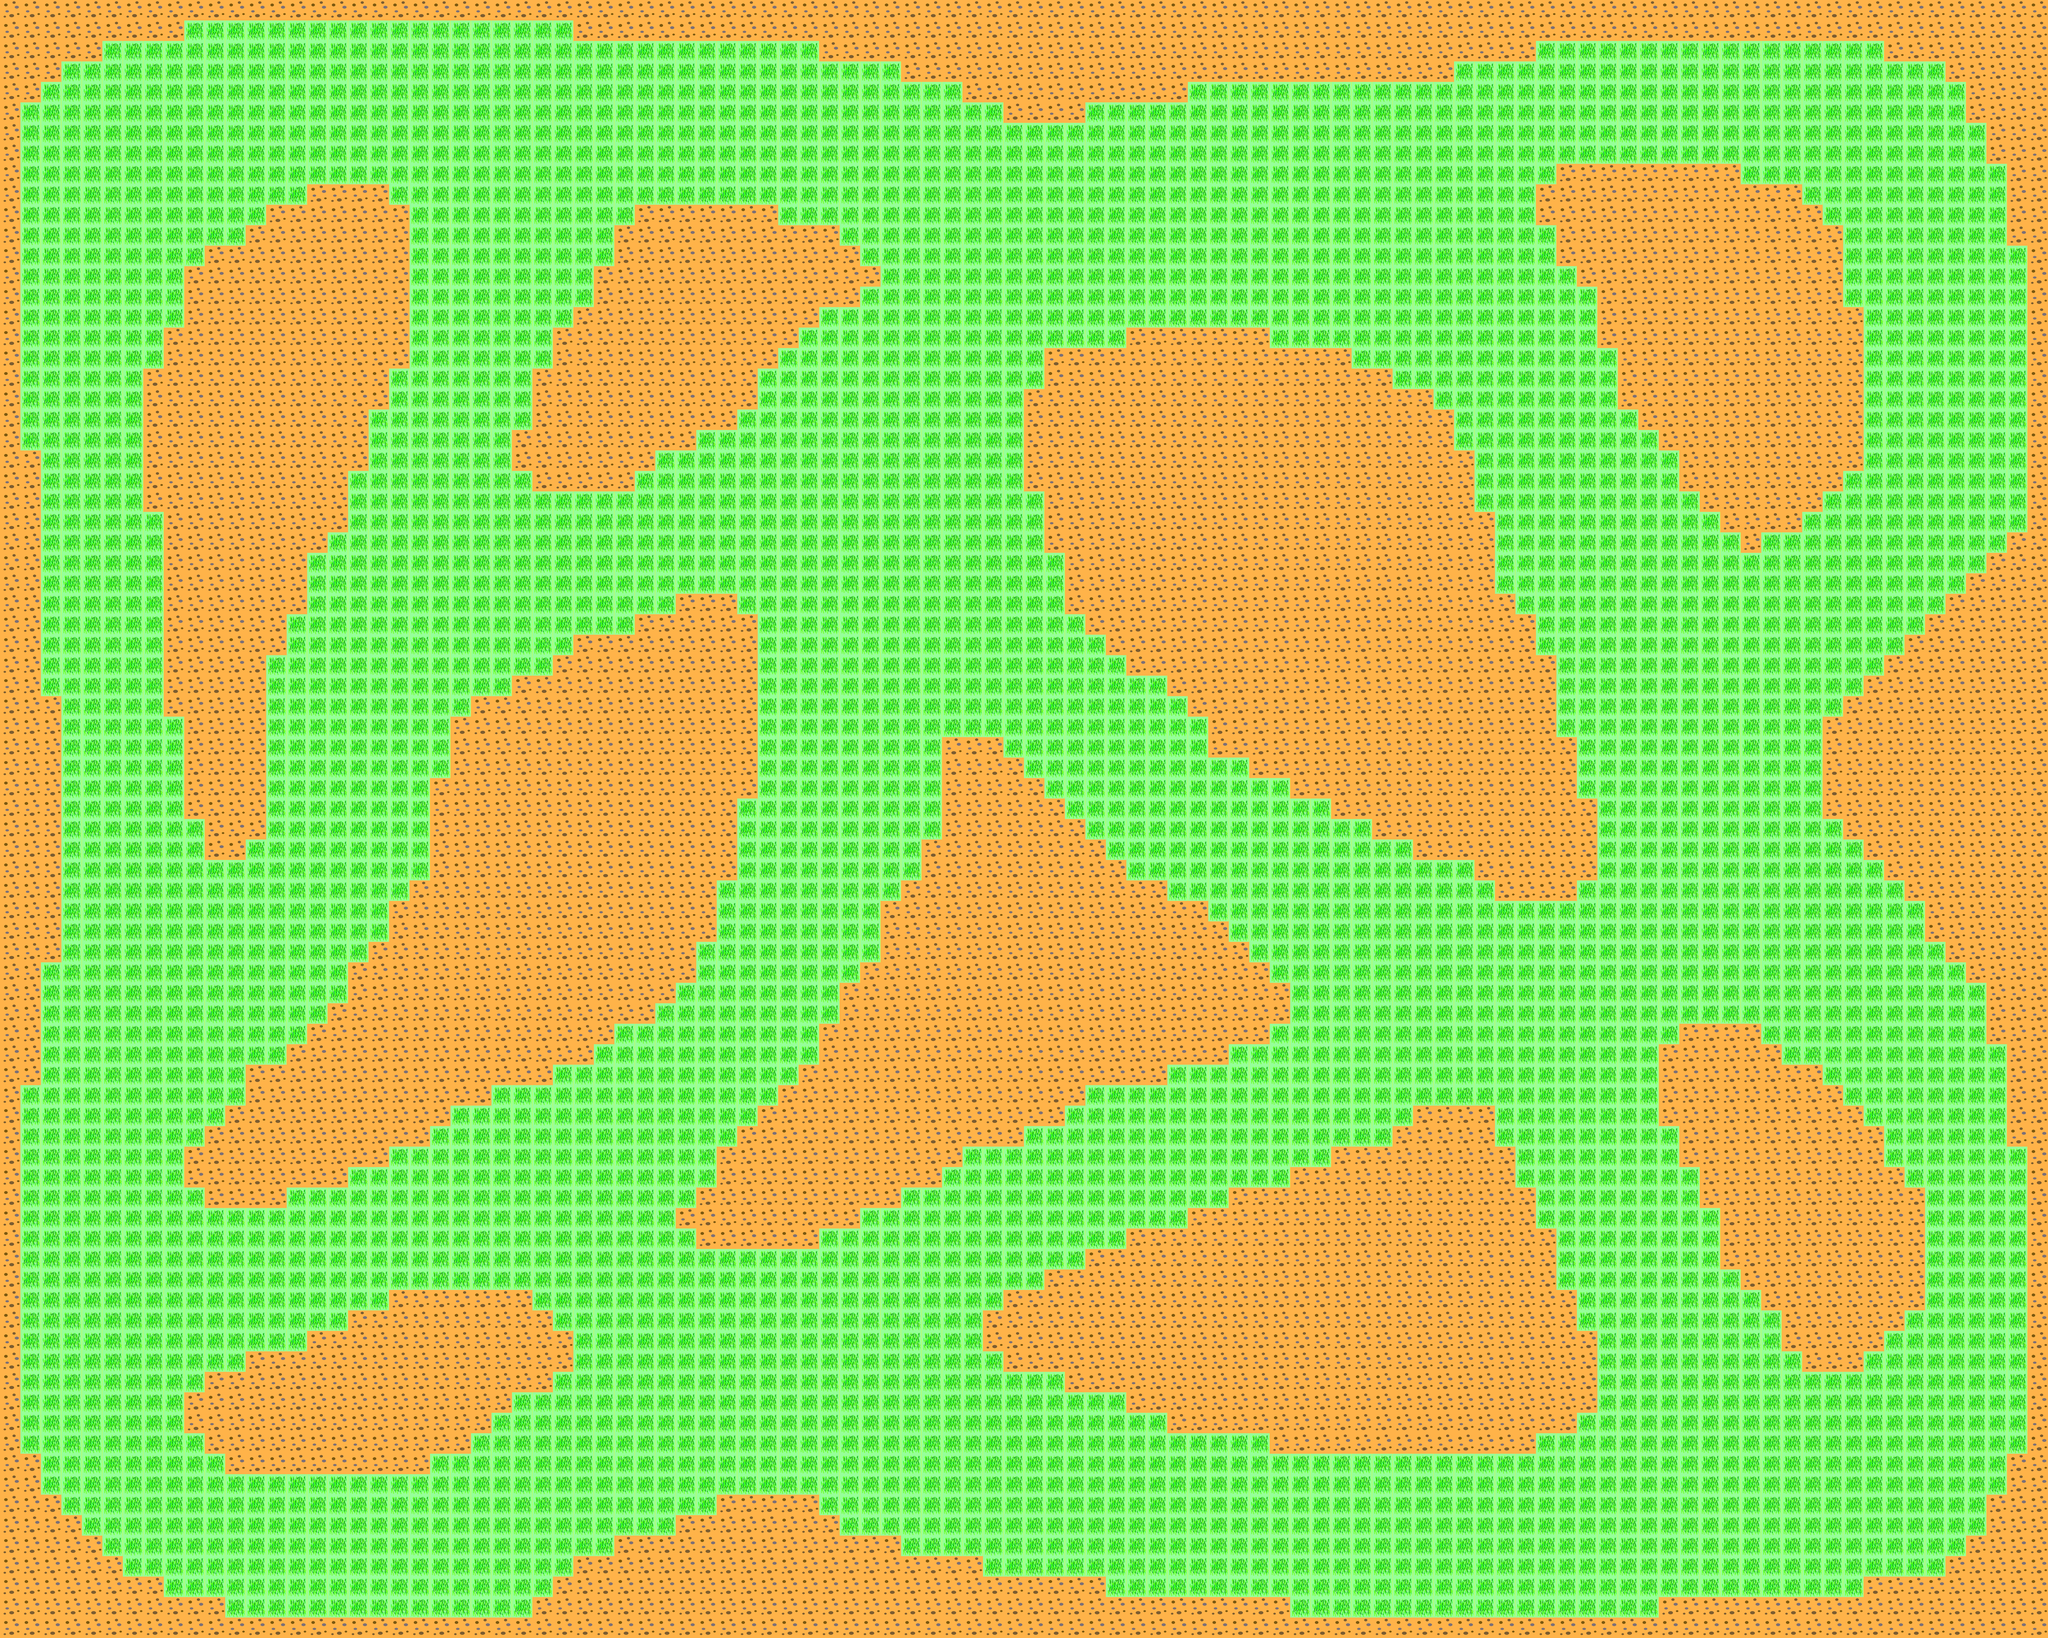

Below is a game level as drawn by its tile map, then a one-line description and the .tmx that defines it (tile-layer data replaced by summaries):
An orthogonal 100x80 tile map with 64x64 px tiles, 1 tile layer (Background) and 231 objects (88x Poly, 8x Box, 5x Checkpoint, 4x PlayerSolo, 3x 1, ...).

<map version="1.0" orientation="orthogonal" renderorder="right-down" width="100" height="80" tilewidth="64" tileheight="64" nextobjectid="405">
 <tileset firstgid="1" name="backgroundSpritesheet" tilewidth="64" tileheight="64" tilecount="4" columns="4">
  <image source="../Textures/BackgroundSprite.png" width="256" height="64" />
 </tileset>
 <layer name="Background" width="100" height="80">
  <data>[8000 cells, 8000 non-empty, 2 distinct tile ids]</data>
 </layer>
 <objectgroup color="#00ff00" name="Entities">
  <object id="245" name="PlayerSolo" x="384" y="512" width="64" height="64" />
  <object id="246" name="PlayerSolo" x="6080" y="1152" width="64" height="64" />
  <object id="247" name="PlayerSolo" x="5440" y="4608" width="64" height="64" />
  <object id="248" name="PlayerSolo" x="320" y="4032" width="64" height="64" />
  <object id="252" name="Checkpoint" x="5888" y="1024" width="384" height="448">
   <properties>
    <property name="ID" value="1" />
   </properties>
  </object>
  <object id="257" name="Checkpoint" x="5184" y="4480" width="576" height="384">
   <properties>
    <property name="ID" value="2" />
   </properties>
  </object>
  <object id="259" name="Checkpoint" x="832" y="4672" width="512" height="320">
   <properties>
    <property name="ID" value="3" />
   </properties>
  </object>
  <object id="260" name="Checkpoint" x="128" y="384" width="512" height="320">
   <properties>
    <property name="ID" value="4" />
   </properties>
  </object>
  <object id="262" name="Checkpoint" x="4416" y="2944" width="442" height="322" />
  <object id="266" name="Flag" x="3776" y="2560" width="64" height="64" />
 </objectgroup>
 <objectgroup color="#00aaff" name="Waypoints">
  <object id="269" name="0" type="1" x="353.333" y="512" width="64" height="64">
   <properties>
    <property name="data" type="int" value="0" />
    <property name="neighbour" value="[1]" />
    <property name="node" type="int" value="0" />
   </properties>
  </object>
  <object id="270" name="1" x="670" y="364" width="64" height="64">
   <properties>
    <property name="neighbour" value="[2]" />
    <property name="node" type="int" value="1" />
   </properties>
  </object>
  <object id="272" name="2" x="1019.52" y="310.424" width="64" height="64">
   <properties>
    <property name="neighbour" value="[3]" />
    <property name="node" type="int" value="2" />
   </properties>
  </object>
  <object id="273" name="3" x="1410.42" y="316.485" width="64" height="64">
   <properties>
    <property name="neighbour" value="[4,47]" />
    <property name="node" type="int" value="3" />
   </properties>
  </object>
  <object id="274" name="4" x="1604.36" y="580.121" width="64" height="64">
   <properties>
    <property name="neighbour" value="[5,47]" />
    <property name="node" type="int" value="4" />
   </properties>
  </object>
  <object id="276" name="5" x="1537.7" y="828.606" width="64" height="64">
   <properties>
    <property name="neighbour" value="[6]" />
    <property name="node" type="int" value="5" />
   </properties>
  </object>
  <object id="277" name="6" x="1471.03" y="1086.18" width="64" height="64">
   <properties>
    <property name="neighbour" value="[7]" />
    <property name="node" type="int" value="6" />
   </properties>
  </object>
  <object id="278" name="7" x="1398.3" y="1343.76" width="64" height="64">
   <properties>
    <property name="neighbour" value="[8,37]" />
    <property name="node" type="int" value="7" />
   </properties>
  </object>
  <object id="279" name="8" x="1228.61" y="1719.52" width="64" height="64">
   <properties>
    <property name="neighbour" value="[9,37,36]" />
    <property name="node" type="int" value="8" />
   </properties>
  </object>
  <object id="282" name="9" x="1122.55" y="2116.48" width="64" height="64">
   <properties>
    <property name="neighbour" value="[10,36]" />
    <property name="node" type="int" value="9" />
   </properties>
  </object>
  <object id="283" name="10" x="1089.21" y="2437.7" width="64" height="64">
   <properties>
    <property name="neighbour" value="[11]" />
    <property name="node" type="int" value="10" />
   </properties>
  </object>
  <object id="284" name="11" x="958.909" y="2755.88" width="64" height="64">
   <properties>
    <property name="neighbour" value="[12]" />
    <property name="node" type="int" value="11" />
   </properties>
  </object>
  <object id="285" name="12" x="674.061" y="2977.09" width="64" height="64">
   <properties>
    <property name="neighbour" value="[13, 20, 21]" />
    <property name="node" type="int" value="12" />
   </properties>
  </object>
  <object id="286" name="13" x="446.788" y="2822.55" width="64" height="64">
   <properties>
    <property name="neighbour" value="[14, 20]" />
    <property name="node" type="int" value="13" />
   </properties>
  </object>
  <object id="287" name="14" x="386.182" y="2510.42" width="64" height="64">
   <properties>
    <property name="neighbour" value="[15]" />
    <property name="node" type="int" value="14" />
   </properties>
  </object>
  <object id="288" name="15" x="322.545" y="2174.06" width="64" height="64">
   <properties>
    <property name="neighbour" value="[16]" />
    <property name="node" type="int" value="15" />
   </properties>
  </object>
  <object id="289" name="16" x="292.242" y="1858.91" width="64" height="64">
   <properties>
    <property name="neighbour" value="[17]" />
    <property name="node" type="int" value="16" />
   </properties>
  </object>
  <object id="290" name="17" x="251.515" y="1527.28" width="64" height="64">
   <properties>
    <property name="neighbour" value="[18]" />
    <property name="node" type="int" value="17" />
   </properties>
  </object>
  <object id="291" name="18" x="258.909" y="1152.85" width="64" height="64">
   <properties>
    <property name="neighbour" value="[19]" />
    <property name="node" type="int" value="18" />
   </properties>
  </object>
  <object id="296" name="19" x="274.061" y="792.242" width="64" height="64">
   <properties>
    <property name="neighbour" value="[0]" />
    <property name="node" type="int" value="19" />
   </properties>
  </object>
  <object id="297" name="20" x="349.818" y="3107.39" width="64" height="64">
   <properties>
    <property name="neighbour" value="[21,22]" />
    <property name="node" type="int" value="20" />
   </properties>
  </object>
  <object id="298" name="21" x="510.424" y="3319.52" width="64" height="64">
   <properties>
    <property name="neighbour" value="[22]" />
    <property name="node" type="int" value="21" />
   </properties>
  </object>
  <object id="299" name="22" x="289.212" y="3516.48" width="64" height="64">
   <properties>
    <property name="neighbour" value="[23]" />
    <property name="node" type="int" value="22" />
   </properties>
  </object>
  <object id="300" name="23" x="277.091" y="3819.52" width="64" height="64">
   <properties>
    <property name="neighbour" value="[24]" />
    <property name="node" type="int" value="23" />
   </properties>
  </object>
  <object id="308" name="24" x="577.091" y="3961.94" width="64" height="64">
   <properties>
    <property name="neighbour" value="[25]" />
    <property name="node" type="int" value="24" />
   </properties>
  </object>
  <object id="309" name="25" x="934.667" y="3889.21" width="64" height="64">
   <properties>
    <property name="neighbour" value="[26]" />
    <property name="node" type="int" value="25" />
   </properties>
  </object>
  <object id="310" name="26" x="1310.42" y="3816.48" width="64" height="64">
   <properties>
    <property name="neighbour" value="[27]" />
    <property name="node" type="int" value="26" />
   </properties>
  </object>
  </objectgroup>
 <objectgroup color="#ff0000" name="Colliders">
  <!-- 96 objects omitted --></objectgroup>
</map>
<!-- 194 of 231 objects omitted -->